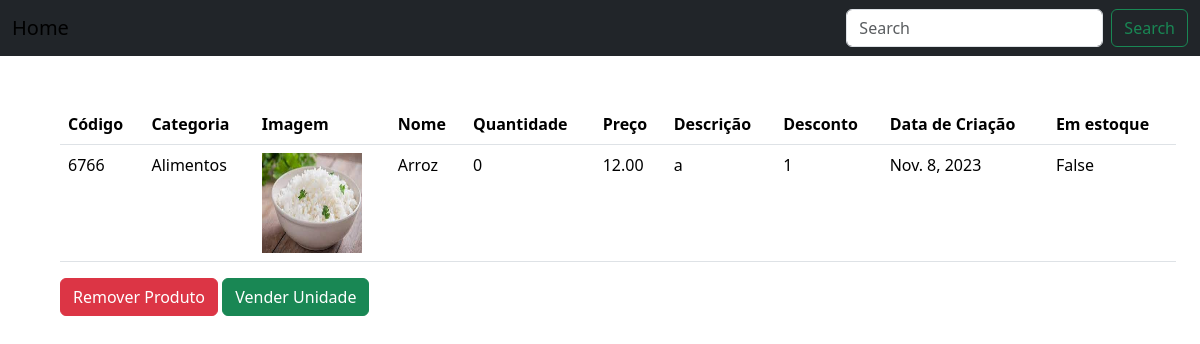
Screenshot of /product-detail/19/ with the database file from the repository.
### stockADS/models.py (models this page shows, shortened)
class Products(models.Model):
    user = models.ForeignKey(User, on_delete=models.CASCADE)
    name = models.CharField(max_length=255)
    category = models.ForeignKey(Categories, on_delete=models.CASCADE)
    picture = models.ImageField(blank=False)
    cod = models.IntegerField(unique=True)
    price = models.DecimalField(max_digits=12, decimal_places=2)
    description = models.TextField()
    qtd = models.IntegerField()
    discount = models.IntegerField()
    created_at = models.DateField()
    in_stock = models.BooleanField(default=False)
    class Meta:
        verbose_name = 'Product'
        verbose_name_plural = 'Products'

class Categories(models.Model):
    name = models.CharField(max_length=255)
    def __str__(self):
        return self.name
    class Meta:
        verbose_name = 'Category'
        verbose_name_plural = 'Categories'

### stockADS/views.py (the view)
# urls.py: path('product-detail/<int:id>/', views.product_detail, name='product-detail')
def product_detail(request, id):
    product = Products.objects.get(id=id)
    return render(request, 'pages/product_detail.html', {'product':product})

### stockADS/templates/pages/product_detail.html (shortened to what this page needs)
<!DOCTYPE html>
<html lang="en">
<head>
    <link rel="stylesheet" href="	https://cdn.jsdelivr.net/npm/bootstrap@5.3.2/dist/css/bootstrap.min.css">
</head>
<body>
    <nav class="navbar navbar-expand-lg bg-dark">
        <div class="container-fluid">
          <a class="navbar-brand" href="{% url 'home' %}">Home</a>
            <form class="d-flex" role="search">
              <input class="form-control me-2" type="search" placeholder="Search" aria-label="Search">
              <button class="btn btn-outline-success" type="submit">Search</button>
            </form>
        </div>
      </nav>
      <div class="container m-5">
        <table class="table">
          <thead>
            <tr>
              <th scope="col">Código</th>
              <th scope="col">Categoria</th>
              <th scope="col">Imagem</th>
              <th scope="col">Nome</th>
              <th scope="col">Quantidade</th>
              <th scope="col">Preço</th>
              <th scope="col">Descrição</th>
              <th scope="col">Desconto</th>
              <th scope="col">Data de Criação</th>
              <th scope="col">Em estoque</th>
            </tr>
          </thead>
          <tbody>
            <tr>
              <td>{{ product.cod }}</td>
              <td>{{ product.category }}</td>
              <td><img src="{{product.picture.url}}" alt=""></td>
              <td>{{ product.name }}</td>
              <td>{{ product.qtd }}</td>
              <td>{{ product.price }}</td>
              <td>{{ product.description }}</td>
              <td>{{ product.discount }}</td>
              <td>{{ product.created_at }}</td>
              <td>{{ product.in_stock }}</td>
            </tr>
          </tbody>
        </table>
        <a class="btn btn-danger" href="{% url 'delete-product' product.id %}" role="button">Remover Produto</a>
        <a class="btn btn-success" href="{% url 'sell-product' product.id %}" role="button">Vender Unidade</a>
      </div>
</body>
</html>

### stockADS/templates/pages/product_detail.html (style rules this page uses)
img { height: 100px; width: 100px; }

### rows the page displays
Products: cod "6766", category "Alimentos", picture (picture), name "Arroz", qtd "0", price "12.00", description "a", discount "1", created_at "Nov. 8, 2023", in_stock "False"
